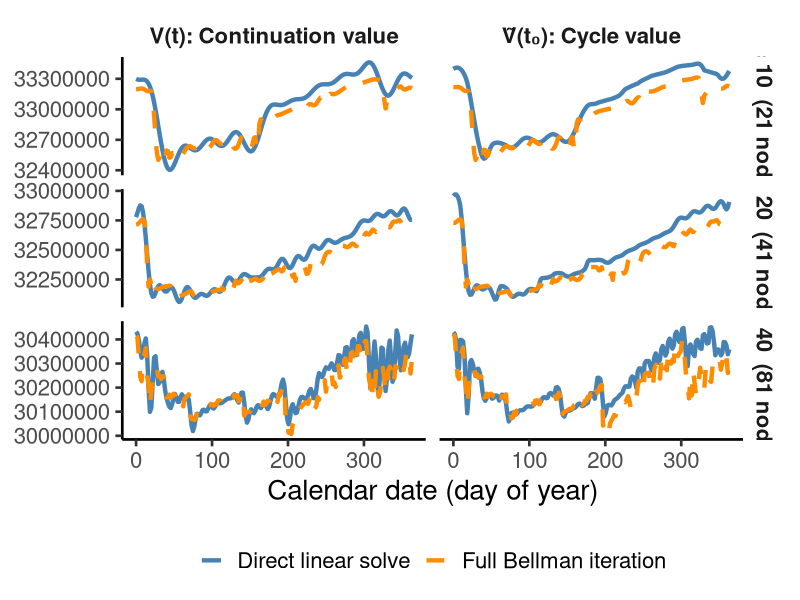
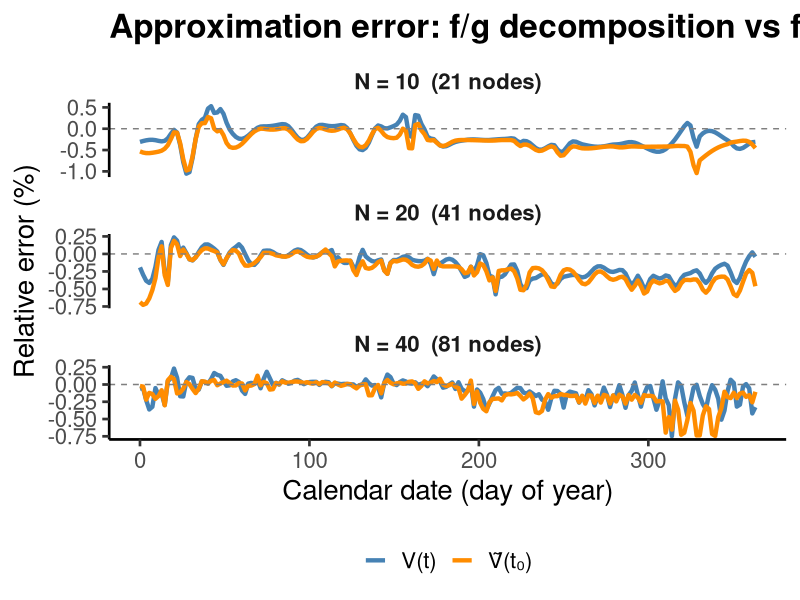
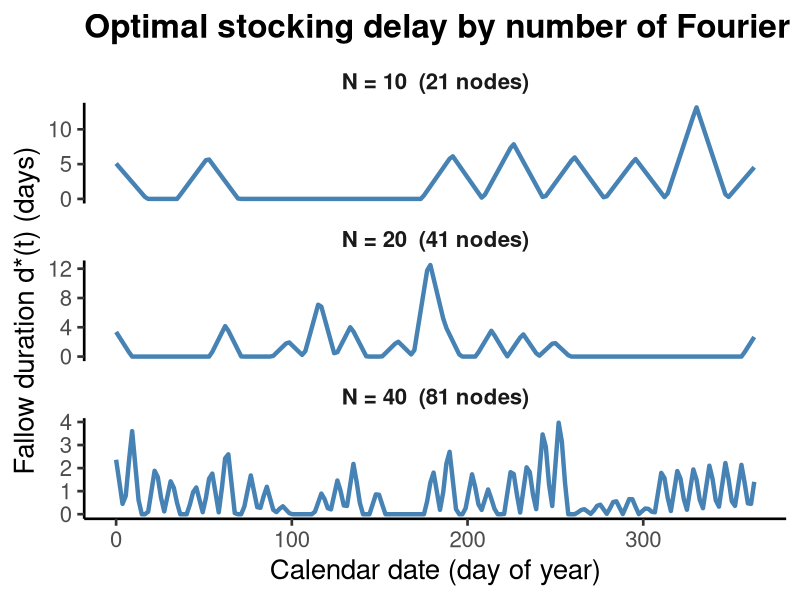
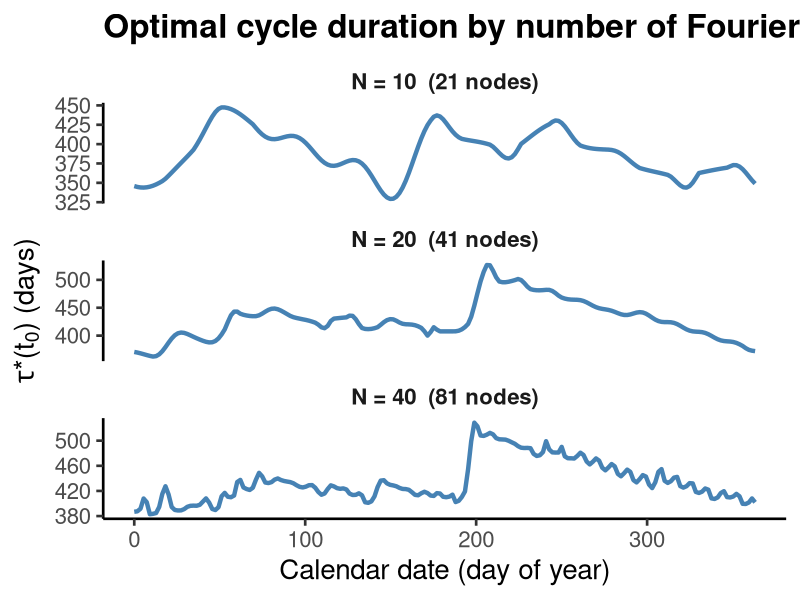

Recreate these plots in R, in order.
library(ggplot2)
library(tidyr)

# ── Read data ─────────────────────────────────────────────────────────────────
grid <- read.csv("results/simulations/fixed_point_validation_grid.csv")

outdir <- "results/figures"
dir.create(outdir, showWarnings = FALSE, recursive = TRUE)

# ── Compute relative errors ──────────────────────────────────────────────────
grid$V_rel_error <- (grid$V_bellman - grid$V_linear) /
                     abs(grid$V_linear) * 100
grid$Vtilde_rel_error <- (grid$Vtilde_bellman - grid$Vtilde_linear) /
                          abs(grid$Vtilde_linear) * 100

# ── Row labels ───────────────────────────────────────────────────────────────
grid$N_label <- factor(
  paste0("N = ", grid$N, "  (", grid$nodes, " nodes)"),
  levels = c("N = 10  (21 nodes)", "N = 20  (41 nodes)", "N = 40  (81 nodes)")
)

# ══════════════════════════════════════════════════════════════════════════════
# Panel figure: columns = V(t), Ṽ(t₀); rows = N
# ══════════════════════════════════════════════════════════════════════════════

# Reshape to long format for V and Vtilde
V_long <- data.frame(
  t        = rep(grid$t, 2),
  value    = c(grid$V_linear, grid$V_bellman),
  method   = rep(c("Direct linear solve", "Full Bellman iteration"),
                 each = nrow(grid)),
  N_label  = rep(grid$N_label, 2),
  panel    = "V(t): Continuation value"
)

Vt_long <- data.frame(
  t        = rep(grid$t, 2),
  value    = c(grid$Vtilde_linear, grid$Vtilde_bellman),
  method   = rep(c("Direct linear solve", "Full Bellman iteration"),
                 each = nrow(grid)),
  N_label  = rep(grid$N_label, 2),
  panel    = "\u1e7c(t\u2080): Cycle value"
)

vals_long <- rbind(V_long, Vt_long)
vals_long$panel <- factor(vals_long$panel,
  levels = c("V(t): Continuation value", "\u1e7c(t\u2080): Cycle value"))

p1 <- ggplot(vals_long, aes(x = t, y = value, color = method, linetype = method)) +
  geom_line(linewidth = 1.5) +
  facet_grid(N_label ~ panel, scales = "free_y") +
  scale_color_manual(values = c(
    "Direct linear solve" = "steelblue",
    "Full Bellman iteration" = "darkorange")) +
  scale_linetype_manual(values = c(
    "Direct linear solve" = "solid",
    "Full Bellman iteration" = "dashed")) +
  labs(x = "Calendar date (day of year)",
       y = NULL,
       color = NULL, linetype = NULL) +
  theme_classic(base_size = 20) +
  theme(
    legend.position = "bottom",
    legend.text = element_text(size = 16),
    strip.text = element_text(face = "bold", size = 16),
    strip.background = element_blank()
  )

ggsave(file.path(outdir, "fixed_point_validation_panel.png"), p1,
       width = 16, height = 14, dpi = 400)
cat("Saved fixed_point_validation_panel.png\n")

# ══════════════════════════════════════════════════════════════════════════════
# Error panel: columns = V(t), Ṽ(t₀); rows = N
# ══════════════════════════════════════════════════════════════════════════════

err_long <- data.frame(
  t = rep(grid$t, 2),
  rel_error = c(grid$V_rel_error, grid$Vtilde_rel_error),
  quantity = factor(rep(
    c("V(t)", "\u1e7c(t\u2080)"),
    each = nrow(grid)),
    levels = c("V(t)", "\u1e7c(t\u2080)")),
  N_label = rep(grid$N_label, 2)
)

p2 <- ggplot(err_long, aes(x = t, y = rel_error, color = quantity)) +
  geom_line(linewidth = 1.5) +
  geom_hline(yintercept = 0, linetype = "dashed", color = "grey50") +
  facet_wrap(~ N_label, ncol = 1, scales = "free_y") +
  scale_color_manual(values = c(
    "V(t)" = "steelblue",
    "\u1e7c(t\u2080)" = "darkorange")) +
  labs(x = "Calendar date (day of year)",
       y = "Relative error (%)",
       color = NULL,
       title = "Approximation error: f/g decomposition vs full Bellman") +
  theme_classic(base_size = 20) +
  theme(
    legend.position = "bottom",
    legend.text = element_text(size = 16),
    strip.text = element_text(face = "bold", size = 16),
    strip.background = element_blank(),
    plot.title = element_text(face = "bold")
  )

ggsave(file.path(outdir, "fixed_point_validation_errors.png"), p2,
       width = 12, height = 14, dpi = 400)
cat("Saved fixed_point_validation_errors.png\n")

# ══════════════════════════════════════════════════════════════════════════════
# Fallow duration d*(t) panel: rows = N
# ══════════════════════════════════════════════════════════════════════════════

p3 <- ggplot(grid, aes(x = t, y = d_star)) +
  geom_line(linewidth = 1.5, color = "steelblue") +
  facet_wrap(~ N_label, ncol = 1, scales = "free_y") +
  labs(x = "Calendar date (day of year)",
       y = "Fallow duration d*(t) (days)",
       title = "Optimal stocking delay by number of Fourier harmonics") +
  theme_classic(base_size = 20) +
  theme(
    strip.text = element_text(face = "bold", size = 16),
    strip.background = element_blank(),
    plot.title = element_text(face = "bold")
  )

ggsave(file.path(outdir, "fixed_point_validation_fallow.png"), p3,
       width = 12, height = 14, dpi = 400)
cat("Saved fixed_point_validation_fallow.png\n")

# ══════════════════════════════════════════════════════════════════════════════
# Harvest time τ*(t₀) panel: rows = N
# ══════════════════════════════════════════════════════════════════════════════

p4 <- ggplot(grid, aes(x = t, y = tau_star)) +
  geom_line(linewidth = 1.5, color = "steelblue") +
  facet_wrap(~ N_label, ncol = 1, scales = "free_y") +
  labs(x = "Calendar date (day of year)",
       y = expression(paste(tau, "*(t"[0], ") (days)")),
       title = "Optimal cycle duration by number of Fourier harmonics") +
  theme_classic(base_size = 20) +
  theme(
    strip.text = element_text(face = "bold", size = 16),
    strip.background = element_blank(),
    plot.title = element_text(face = "bold")
  )

ggsave(file.path(outdir, "fixed_point_validation_tau.png"), p4,
       width = 12, height = 14, dpi = 400)
cat("Saved fixed_point_validation_tau.png\n")
